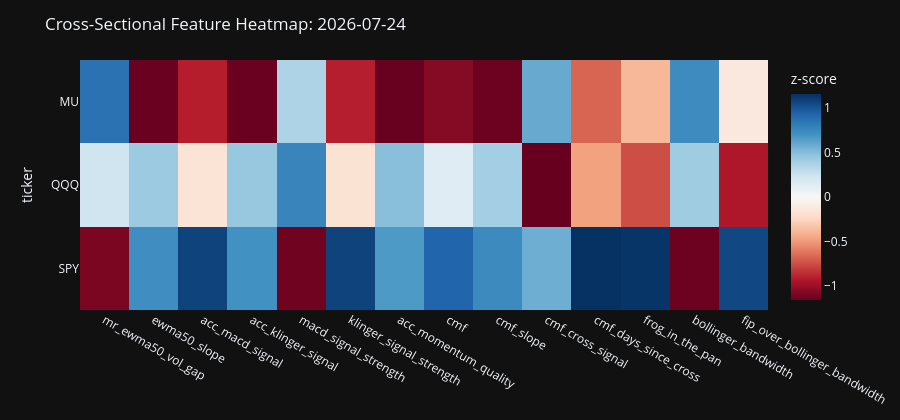

Source (notebook cell):
### Markdown cell above
## Cross-Sectional Heatmap

### Code cell
LATEST_DATE = features_pd["date"].max()
plot_cross_section_heatmap(features_pd, feature_groups["all"], LATEST_DATE).show()

### Figure 1 — Plotly figure (JSON) as saved in the notebook; plotly's stock layout.template omitted (floating-point values rounded to 4 significant figures)
{"data": [{"coloraxis": "coloraxis", "hovertemplate": "x: %{x}<br>ticker: %{y}<br>z-score: %{z}<extra></extra>", "name": "0", "type": "heatmap", "x": ["mr_ewma50_vol_gap", "ewma50_slope", "acc_macd_signal", "acc_klinger_signal", "macd_signal_strength", "klinger_signal_strength", "acc_momentum_quality", "cmf", "cmf_slope", "cmf_cross_signal", "cmf_days_since_cross", "frog_in_the_pan", "bollinger_bandwidth", "fip_over_bollinger_bandwidth"], "xaxis": "x", "y": ["MU", "QQQ", "SPY"], "yaxis": "y", "z": [[0.8621, -1.142, -0.907, -1.145, 0.3607, -0.9048, -1.15, -1.062, -1.138, 0.586, -0.676, -0.3833, 0.7292, -0.1198], [0.2342, 0.4259, -0.1654, 0.4406, 0.7696, -0.1688, 0.4888, 0.1386, 0.3996, -1.155, -0.4727, -0.7516, 0.4108, -0.9347], [-1.096, 0.7165, 1.072, 0.7041, -1.13, 1.074, 0.6616, 0.9235, 0.7384, 0.5687, 1.149, 1.135, -1.14, 1.054]]}], "layout": {"coloraxis": {"cmid": 0, "colorbar": {"title": {"text": "z-score"}}, "colorscale": [[0, "rgb(103,0,31)"], [0.1, "rgb(178,24,43)"], [0.2, "rgb(214,96,77)"], [0.3, "rgb(244,165,130)"], [0.4, "rgb(253,219,199)"], [0.5, "rgb(247,247,247)"], [0.6, "rgb(209,229,240)"], [0.7, "rgb(146,197,222)"], [0.8, "rgb(67,147,195)"], [0.9, "rgb(33,102,172)"], [1, "rgb(5,48,97)"]]}, "height": 420, "margin": {"t": 60}, "title": {"text": "Cross-Sectional Feature Heatmap: 2026-07-24"}, "xaxis": {"anchor": "y", "domain": [0, 1]}, "yaxis": {"anchor": "x", "autorange": "reversed", "domain": [0, 1], "title": {"text": "ticker"}}}}
